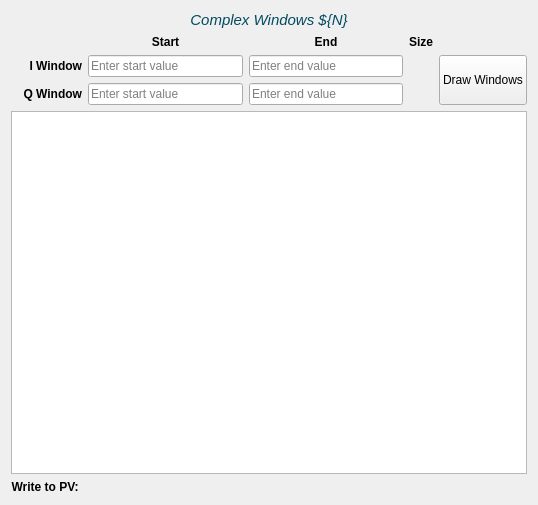
<?xml version="1.0" encoding="UTF-8"?>
<ui version="4.0">
 <class>average_window</class>
 <widget class="QWidget" name="average_window">
  <property name="geometry">
   <rect>
    <x>0</x>
    <y>0</y>
    <width>538</width>
    <height>505</height>
   </rect>
  </property>
  <property name="windowTitle">
   <string>Define Average Window - ${DEVICE}</string>
  </property>
  <property name="styleSheet">
   <string notr="true"/>
  </property>
  <layout class="QGridLayout" name="gridLayout">
   <item row="0" column="0">
    <layout class="QGridLayout" name="gridLayout_2">
     <property name="leftMargin">
      <number>0</number>
     </property>
     <property name="topMargin">
      <number>0</number>
     </property>
     <property name="rightMargin">
      <number>0</number>
     </property>
     <property name="bottomMargin">
      <number>0</number>
     </property>
     <item row="3" column="1">
      <widget class="QLineEdit" name="start_line_edit">
       <property name="styleSheet">
        <string notr="true"/>
       </property>
       <property name="placeholderText">
        <string>Enter start value</string>
       </property>
      </widget>
     </item>
     <item row="9" column="0">
      <widget class="QLabel" name="label_2">
       <property name="font">
        <font>
         <weight>75</weight>
         <bold>true</bold>
        </font>
       </property>
       <property name="text">
        <string>Write to PV: </string>
       </property>
       <property name="alignment">
        <set>Qt::AlignRight|Qt::AlignTrailing|Qt::AlignVCenter</set>
       </property>
      </widget>
     </item>
     <item row="3" column="3">
      <widget class="PyDMLabel" name="get_pv_size_i">
       <property name="toolTip">
        <string/>
       </property>
       <property name="text">
        <string/>
       </property>
       <property name="channel" stdset="0">
        <string>ca://${DEVICE}:ICPXWND${N}.NELM</string>
       </property>
      </widget>
     </item>
     <item row="1" column="2">
      <widget class="QLabel" name="stop_label">
       <property name="font">
        <font>
         <weight>75</weight>
         <bold>true</bold>
        </font>
       </property>
       <property name="text">
        <string>End</string>
       </property>
       <property name="alignment">
        <set>Qt::AlignCenter</set>
       </property>
      </widget>
     </item>
     <item row="4" column="1">
      <widget class="QLineEdit" name="start_line_edit_q">
       <property name="placeholderText">
        <string>Enter start value </string>
       </property>
      </widget>
     </item>
     <item row="9" column="1" colspan="3">
      <layout class="QHBoxLayout" name="button_layout"/>
     </item>
     <item row="1" column="3">
      <widget class="QLabel" name="label_3">
       <property name="font">
        <font>
         <weight>75</weight>
         <bold>true</bold>
        </font>
       </property>
       <property name="text">
        <string>Size</string>
       </property>
       <property name="alignment">
        <set>Qt::AlignCenter</set>
       </property>
      </widget>
     </item>
     <item row="1" column="1">
      <widget class="QLabel" name="start_label">
       <property name="font">
        <font>
         <weight>75</weight>
         <bold>true</bold>
        </font>
       </property>
       <property name="text">
        <string>Start</string>
       </property>
       <property name="alignment">
        <set>Qt::AlignCenter</set>
       </property>
      </widget>
     </item>
     <item row="3" column="2">
      <widget class="QLineEdit" name="end_line_edit">
       <property name="styleSheet">
        <string notr="true"/>
       </property>
       <property name="placeholderText">
        <string>Enter end value</string>
       </property>
      </widget>
     </item>
     <item row="4" column="3">
      <widget class="PyDMLabel" name="get_pv_size_q">
       <property name="toolTip">
        <string/>
       </property>
       <property name="text">
        <string/>
       </property>
       <property name="channel" stdset="0">
        <string>ca://${DEVICE}:QCPXWND${N}.NELM</string>
       </property>
      </widget>
     </item>
     <item row="4" column="2">
      <widget class="QLineEdit" name="end_line_edit_q">
       <property name="placeholderText">
        <string>Enter end value </string>
       </property>
      </widget>
     </item>
     <item row="4" column="0">
      <widget class="QLabel" name="label_5">
       <property name="font">
        <font>
         <weight>75</weight>
         <bold>true</bold>
        </font>
       </property>
       <property name="text">
        <string>Q Window</string>
       </property>
       <property name="alignment">
        <set>Qt::AlignRight|Qt::AlignTrailing|Qt::AlignVCenter</set>
       </property>
      </widget>
     </item>
     <item row="8" column="0" colspan="5">
      <widget class="PyDMWaveformPlot" name="average_window_wf">
       <property name="minimumSize">
        <size>
         <width>500</width>
         <height>300</height>
        </size>
       </property>
       <property name="toolTip">
        <string/>
       </property>
       <property name="showXGrid">
        <bool>true</bool>
       </property>
       <property name="showYGrid">
        <bool>true</bool>
       </property>
       <property name="axisColor">
        <color>
         <red>204</red>
         <green>204</green>
         <blue>204</blue>
        </color>
       </property>
       <property name="showRightAxis">
        <bool>true</bool>
       </property>
       <property name="title" stdset="0">
        <string>I/Q windows preview</string>
       </property>
       <property name="xLabels">
        <stringlist>
         <string>Time</string>
        </stringlist>
       </property>
       <property name="yLabels">
        <stringlist>
         <string>Amplitude</string>
        </stringlist>
       </property>
       <property name="showLegend">
        <bool>true</bool>
       </property>
       <property name="curves">
        <stringlist>
         <string>{&quot;y_channel&quot;: null, &quot;x_channel&quot;: null, &quot;name&quot;: &quot;I&quot;, &quot;color&quot;: &quot;#ff557f&quot;, &quot;lineStyle&quot;: 1, &quot;lineWidth&quot;: 1, &quot;symbol&quot;: null, &quot;symbolSize&quot;: 10, &quot;redraw_mode&quot;: 2}</string>
         <string>{&quot;y_channel&quot;: null, &quot;x_channel&quot;: null, &quot;name&quot;: &quot;Q&quot;, &quot;color&quot;: &quot;#5500ff&quot;, &quot;lineStyle&quot;: 1, &quot;lineWidth&quot;: 1, &quot;symbol&quot;: null, &quot;symbolSize&quot;: 10, &quot;redraw_mode&quot;: 2}</string>
        </stringlist>
       </property>
      </widget>
     </item>
     <item row="3" column="0">
      <widget class="QLabel" name="label">
       <property name="font">
        <font>
         <weight>75</weight>
         <bold>true</bold>
        </font>
       </property>
       <property name="text">
        <string>I Window</string>
       </property>
       <property name="alignment">
        <set>Qt::AlignRight|Qt::AlignTrailing|Qt::AlignVCenter</set>
       </property>
      </widget>
     </item>
     <item row="3" column="4" rowspan="2">
      <widget class="QPushButton" name="draw_window_pb">
       <property name="sizePolicy">
        <sizepolicy hsizetype="Minimum" vsizetype="Expanding">
         <horstretch>0</horstretch>
         <verstretch>0</verstretch>
        </sizepolicy>
       </property>
       <property name="styleSheet">
        <string notr="true"/>
       </property>
       <property name="text">
        <string>Draw Windows</string>
       </property>
      </widget>
     </item>
     <item row="0" column="0" colspan="5">
      <widget class="QLabel" name="display_pv_label">
       <property name="font">
        <font>
         <pointsize>11</pointsize>
         <italic>true</italic>
        </font>
       </property>
       <property name="styleSheet">
        <string notr="true">QLabel{color: #034b61}</string>
       </property>
       <property name="text">
        <string>Complex Windows ${N}</string>
       </property>
       <property name="alignment">
        <set>Qt::AlignCenter</set>
       </property>
      </widget>
     </item>
    </layout>
   </item>
  </layout>
 </widget>
 <customwidgets>
  <customwidget>
   <class>PyDMLabel</class>
   <extends>QLabel</extends>
   <header>pydm.widgets.label</header>
  </customwidget>
  <customwidget>
   <class>PyDMWaveformPlot</class>
   <extends>QGraphicsView</extends>
   <header>pydm.widgets.waveformplot</header>
  </customwidget>
 </customwidgets>
 <resources/>
 <connections/>
</ui>
